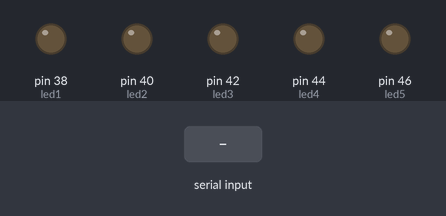
The sketch below on a simulated Arduino Mega 2560, built with avr-gcc and run on an emulated ATmega2560. On the bench: output pins drawn as LEDs (lit = HIGH). The inputs (shaded band) are chosen by the test bench.

Above: at 1.7 s.
1.8 s: "90,45\n" received over Serial
At 3.3 s:
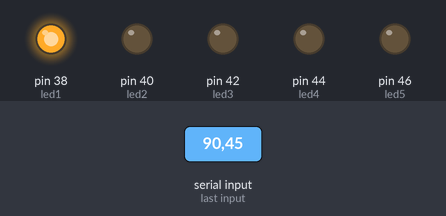
4.4 s: "2\n" received over Serial
At 5.6 s:
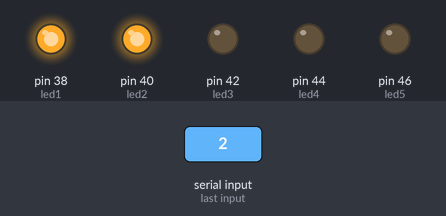
5.9 s: "1\n" received over Serial
At 6.7 s:
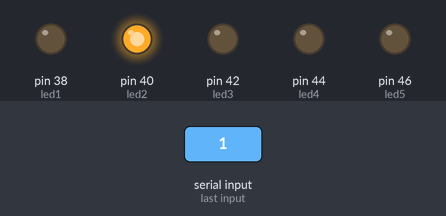
8.4 s: "4\n" received over Serial
At 8.7 s:
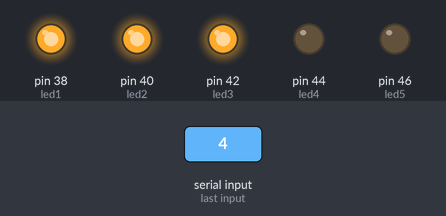
9.9 s: "3\n" received over Serial
At 11.0 s:
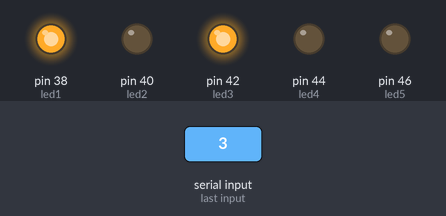
11.4 s: "5\n" received over Serial
At 12.2 s:
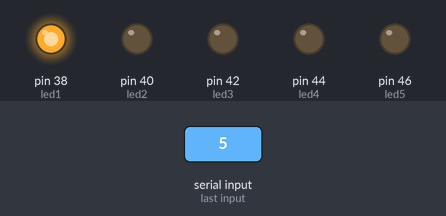
Timing chart, 0 to 13.9 s (numbered marks = the images above; inputs shaded):
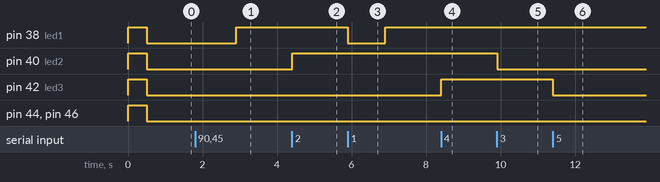

The sketch:

control.ino
```cpp
// Ledlerin pin bağlantıarı
int led1 = 38;
int led2 = 40;
int led3 = 42;
int led4 = 44;
int led5 = 46;

// Tüm ledleri sondürmek için kullanılacak fonksiyon
void sondur(){
  digitalWrite(led1,LOW);
  digitalWrite(led2,LOW);
  digitalWrite(led3,LOW);
  digitalWrite(led4,LOW);
  digitalWrite(led5,LOW);
}
void ac(){
        digitalWrite(led1,HIGH);
        digitalWrite(led2,HIGH);
        digitalWrite(led3,HIGH);
        digitalWrite(led4,HIGH);
        digitalWrite(led5,HIGH);
}
void setup(){
 // Ledlerin bağlanacağı pinleri çıkış olarak ayarlıyoruz
  pinMode(led1,OUTPUT);
  pinMode(led2,OUTPUT);
  pinMode(led3,OUTPUT);
  pinMode(led4,OUTPUT);
  pinMode(led5,OUTPUT);
  ac();
  delay(500);
  sondur(); // Tüm ledler başlangıçta sönük durumdadır.
  Serial.begin(9600);
}

void loop(){
  while(Serial.available()){
    int gelen = Serial.parseInt();  // programdan gelen değeri gelen adında değişkene atadık

    switch(gelen){
      case 0:
        digitalWrite(led1,HIGH);
      break;
      case 1:
        digitalWrite(led1,LOW);
      break;
      case 2:
        digitalWrite(led2,HIGH);
      break;
      case 3:
        digitalWrite(led2,LOW);
      break;
      case 4:
        digitalWrite(led3,HIGH);
      break;
      case 5:
        digitalWrite(led3,LOW);
      break;
      case 6:
        digitalWrite(led4,HIGH);
      break;
      case 7:
        digitalWrite(led4,LOW);
      break;
      case 8:
        digitalWrite(led5,HIGH);
      break;
      case 9:
        digitalWrite(led5,LOW);
      break;
    }
  }
  delay(100);
}
```

Measured:
- after the input at 1.8 s, pin 38 (led1): LOW → HIGH after 1.1 s
- after the input at 4.4 s, pin 40 (led2): LOW → HIGH at once
- after the input at 5.9 s, pin 38 (led1): HIGH → LOW at once, → HIGH 1.0 s later
- after the input at 8.4 s, pin 42 (led3): LOW → HIGH at once
- after the input at 9.9 s, pin 40 (led2): HIGH → LOW at once
- after the input at 11.4 s, pin 42 (led3): HIGH → LOW at once
